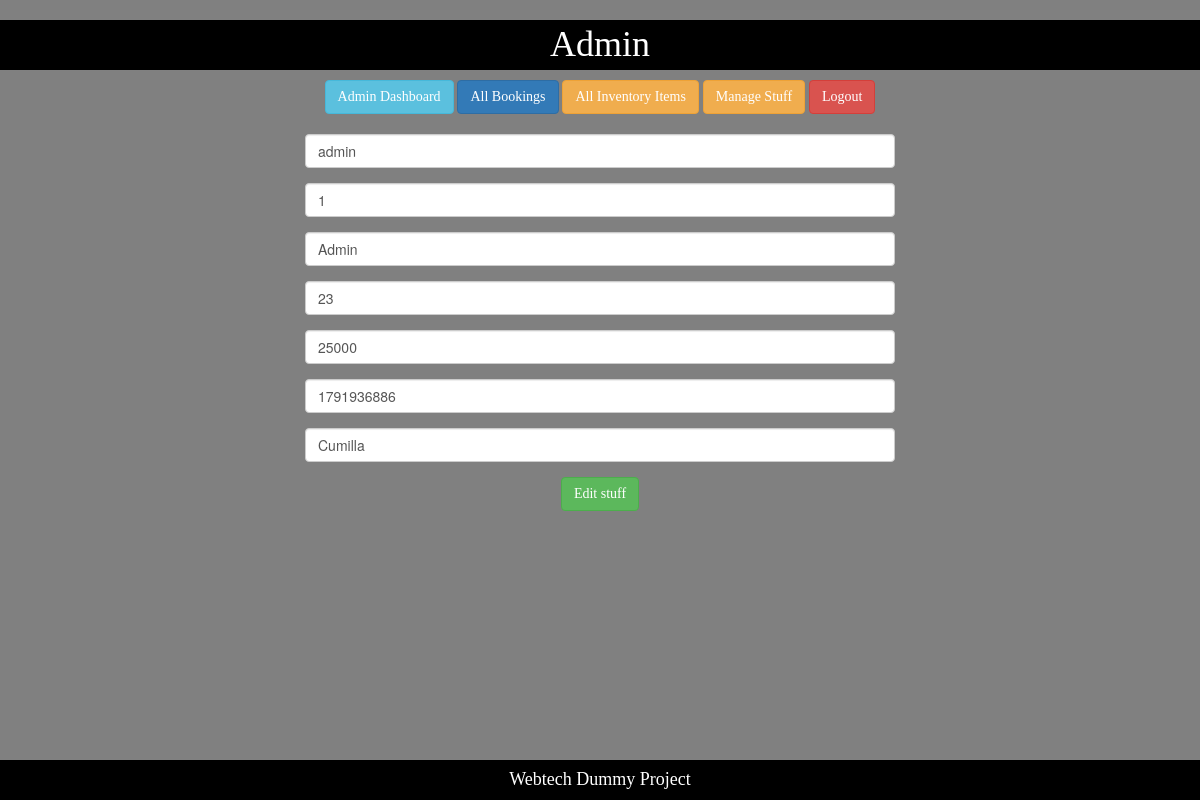
Page /editstuff.php?id=1 on the committed database.
### tables this page shows
CREATE TABLE `stuffs` (
  `id` int(5) NOT NULL,
  `name` varchar(50) NOT NULL,
  `password` varchar(15) NOT NULL,
  `type` enum('Admin','Manager','Chef') NOT NULL,
  `age` int(3) NOT NULL,
  `salary` varchar(6) NOT NULL,
  `phone` int(11) NOT NULL,
  `address` varchar(200) NOT NULL
);

### models/db_connect.php (called while the page is built, shortened)
<?php
	$servername = "localhost";
	$db_username="root";
	$db_password="";
	$db_name="RMS";
	function getArray($query){
		global $servername, $db_username, $db_password,$db_name;
		$conn = mysqli_connect($servername,$db_username,$db_password,$db_name);
		$result = mysqli_query($conn,$query);
		$data = array();
		while($row = mysqli_fetch_assoc($result)){
			$data[] = $row;
		}
		return $data;
	}
?>

### controllers/StuffController.php (called while the page is built, shortened)
<?php
	require_once 'models/db_connect.php';
	function getStuff($id){
		$query="SELECT * FROM stuffs WHERE id=$id";
		$stuffs=getArray($query);
		return $stuffs[0];
	}
?>

### editstuff.php (the view, shortened to what this page needs)
<?php
	include 'admin_header.php';
	require_once 'controllers/StuffController.php';
	$id = $_REQUEST["id"];
	$stuff = getStuff($id);
?>
<div class="center">
	<form action="" method="post" class="form-horizontal form-material">
	<div class="form-group">
				<input type="text" name="name" class="form-control" value="<?php echo $stuff["name"];?>" placeholder="Name" required>
			</div>
			<div class="form-group">
				<input type="text" name="password" class="form-control" value="<?php echo $stuff["password"];?>" placeholder="Password" required>
			</div>
			<div class="form-group">
				<input type="text" name="type" class="form-control" value="<?php echo $stuff["type"];?>"  placeholder="User Type" required>
			</div>
			<div class="form-group">
				<input type="text" name="age" class="form-control"  value="<?php echo $stuff["age"];?>" placeholder="Age" required>
			</div>
			<div class="form-group">
				<input type="text" name="salary" class="form-control" value="<?php echo $stuff["salary"];?>" placeholder="Salary" required>
			</div>
			<div class="form-group">
				<input type="phone" name="phone" class="form-control" value="<?php echo $stuff["phone"];?>" placeholder="Phone" required>
			</div>
			<div class="form-group">
				<input type="text" name="address" class="form-control" value="<?php echo $stuff["address"];?>" placeholder="Address" required>
			</div>
		<div class="form-group text-center">
			<input type="submit" name="edit_stuff" class="btn btn-success" value="Edit stuff" class="form-control">
		</div>
	</form>
</div>
<?php include 'admin_footer.php';?>

### styles/mystyle.css (style rules this page uses)
body { background-color:grey; padding:0px; }
.center { margin: 0 auto; width:50% ; padding:20px; }
.btn { font-family:consolas; }

### rows in the picture
stuffs: name "admin", password "1", type "Admin", age "23", salary "25000", phone "1791936886", address "Cumilla"
